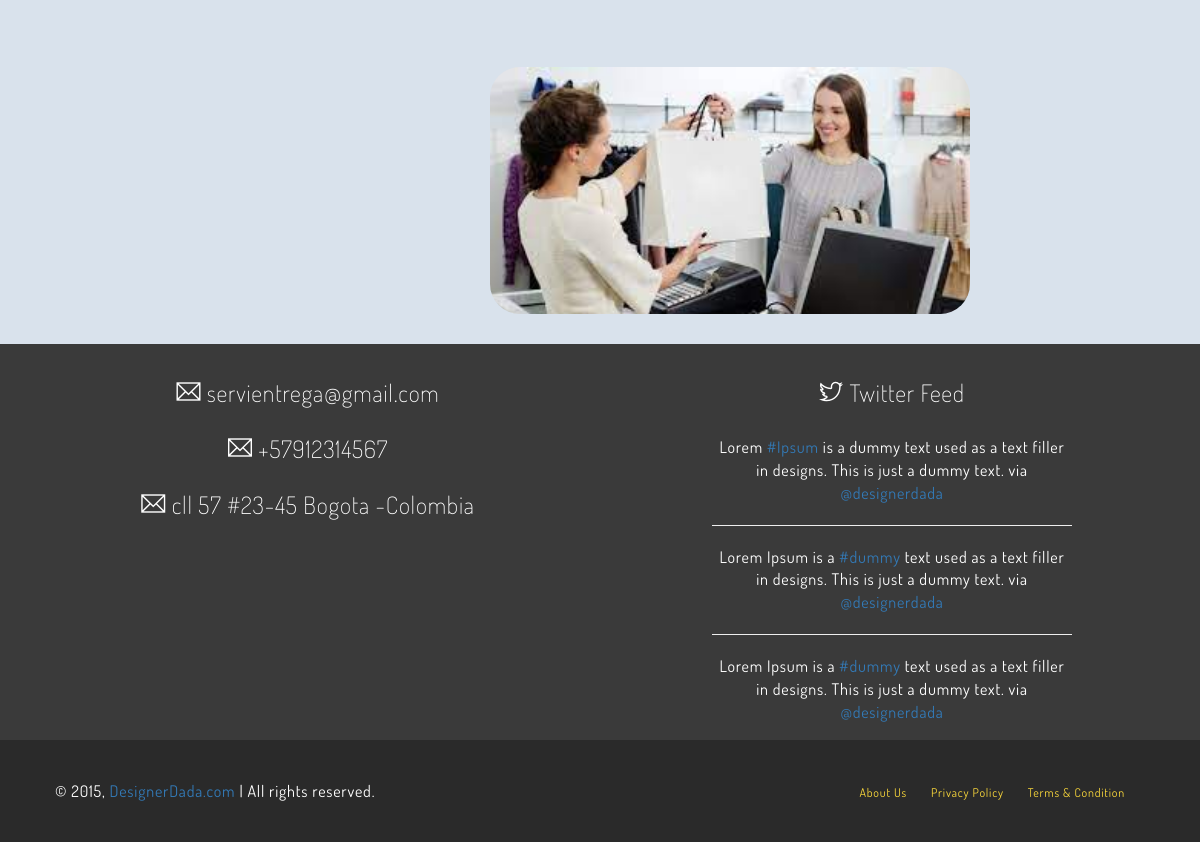
Page /servicios/ (lower part) on the earlier database version.
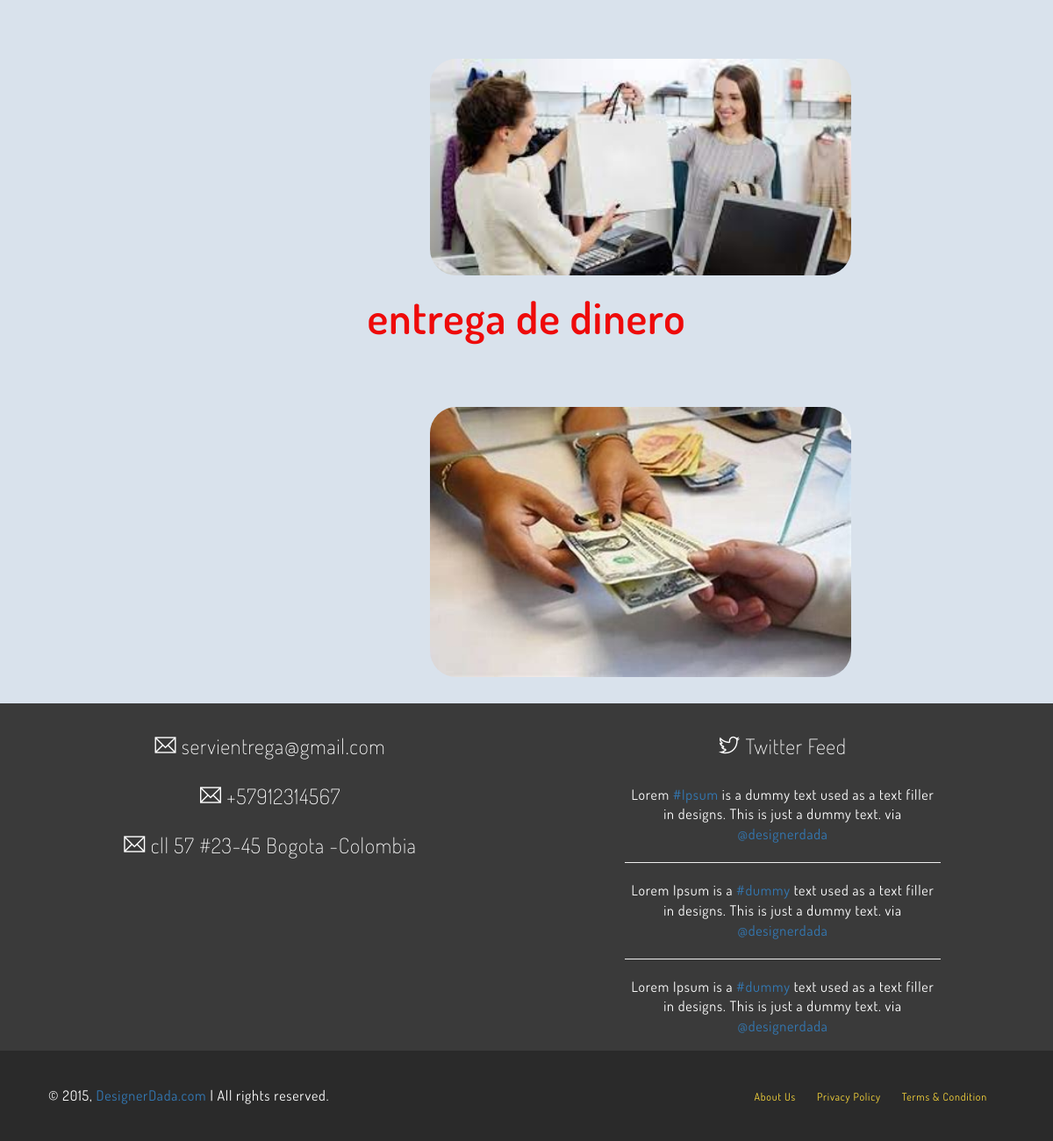
Same page on the later database version.
### servicios/models.py (models this page shows, shortened)
class Servicio (models.Model):
    titulo= models.CharField(max_length=50)
    contenido=models.CharField(max_length=50)
    imagen=models.ImageField(upload_to='servicios')
    created=models.DateField(auto_now_add=True)
    updated=models.DateField(auto_now_add=True)
    class Meta:
        verbose_name='servicio'

### servicios/views.py (the view)
# urls.py: path('servicios/', include('servicios.urls')),
def servicios (request):
    servicios= Servicio.objects.all()
    return render(request, "servicios/servicios.html",{"servicios":servicios})

### carro/context_processor.py (called while the page is built)
def importe_total_carro(request):
    total=0
    if request.user.is_authenticated:
        for key, value in request.session["carro"].items():
            total=total+float(value["precio"])
    else:
        total="DEBES LOGUEARTE"
    return {"importe_total_carro":total}

### servicios/templates/servicios/servicios.html (shortened to what this page needs)
{% extends "ProyectoWebApp/base.html" %}
{% load static %}
{% block content %}
{% for servicio in servicios%}
<body style="background-color: #d9e2ec;;">
</body>
<h2 style="color: rgb(238, 10, 10); font-size: 50px; font-weight: bold;  text-align: center; margin-bottom: 75px;">{{servicio.titulo}}</h2>
<img src="{{servicio.imagen.url}}" alt="" style="width:40%; margin-left: 490px; ; border-radius: 30px; ;">
{% endfor %}
{% endblock %}

Differences in the rows shown:
added Servicio: titulo "entrega de dinero", imagen (picture)
